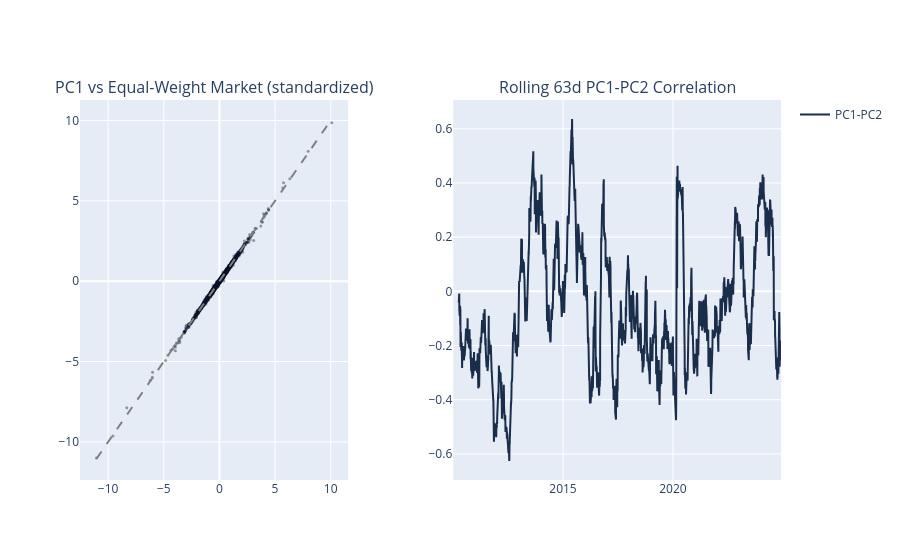

Notebook code cell kept with this figure:
### Markdown cell above
Add the scatter, 45° reference line, and rolling-correlation traces to the grid.

### Code cell
fig.add_trace(
    go.Scatter(
        x=ew_z,
        y=pc1_z,
        mode="markers",
        marker=dict(size=3, color=COLORS["blue"], opacity=0.4),
        name="Daily",
        showlegend=False,
    ),
    row=1,
    col=1,
)
fig.add_trace(
    go.Scatter(
        x=[ew_z.min(), ew_z.max()],
        y=[ew_z.min(), ew_z.max()],
        mode="lines",
        line=dict(color="gray", dash="dash"),
        name="45°",
        showlegend=False,
    ),
    row=1,
    col=1,
)
fig.add_trace(
    go.Scatter(x=roll_corr.index, y=roll_corr, line=dict(color=COLORS["slate"]), name="PC1-PC2"),
    row=1,
    col=2,
)

### Figure 1 — Plotly figure (JSON) as saved in the notebook; plotly's stock layout.template omitted (floating-point values rounded to 4 significant figures; data arrays with more than 128 entries replaced by an {"elided": "..."} marker saying what was removed)
{"data": [{"marker": {"color": "#0a1628", "opacity": 0.4, "size": 3}, "mode": "markers", "name": "Daily", "showlegend": false, "type": "scatter", "x": {"elided": "3752 float values"}, "xaxis": "x", "y": {"elided": "3752 float values"}, "yaxis": "y"}, {"line": {"color": "gray", "dash": "dash"}, "mode": "lines", "name": "45°", "showlegend": false, "type": "scatter", "x": [-11.05, 10.09], "xaxis": "x", "y": [-11.05, 10.09], "yaxis": "y"}, {"line": {"color": "#1a2d4a"}, "name": "PC1-PC2", "type": "scatter", "x": {"elided": "3752 str values"}, "xaxis": "x2", "y": {"elided": "3752 float values"}, "yaxis": "y2"}], "layout": {"annotations": [{"font": {"size": 16}, "showarrow": false, "text": "PC1 vs Equal-Weight Market (standardized)", "x": 0.1913, "xanchor": "center", "xref": "paper", "y": 1.0, "yanchor": "bottom", "yref": "paper"}, {"font": {"size": 16}, "showarrow": false, "text": "Rolling 63d PC1-PC2 Correlation", "x": 0.7662, "xanchor": "center", "xref": "paper", "y": 1.0, "yanchor": "bottom", "yref": "paper"}], "xaxis": {"anchor": "y", "domain": [0.0, 0.3825]}, "xaxis2": {"anchor": "y2", "domain": [0.5325, 1.0]}, "yaxis": {"anchor": "x", "domain": [0.0, 1.0]}, "yaxis2": {"anchor": "x2", "domain": [0.0, 1.0]}}}
